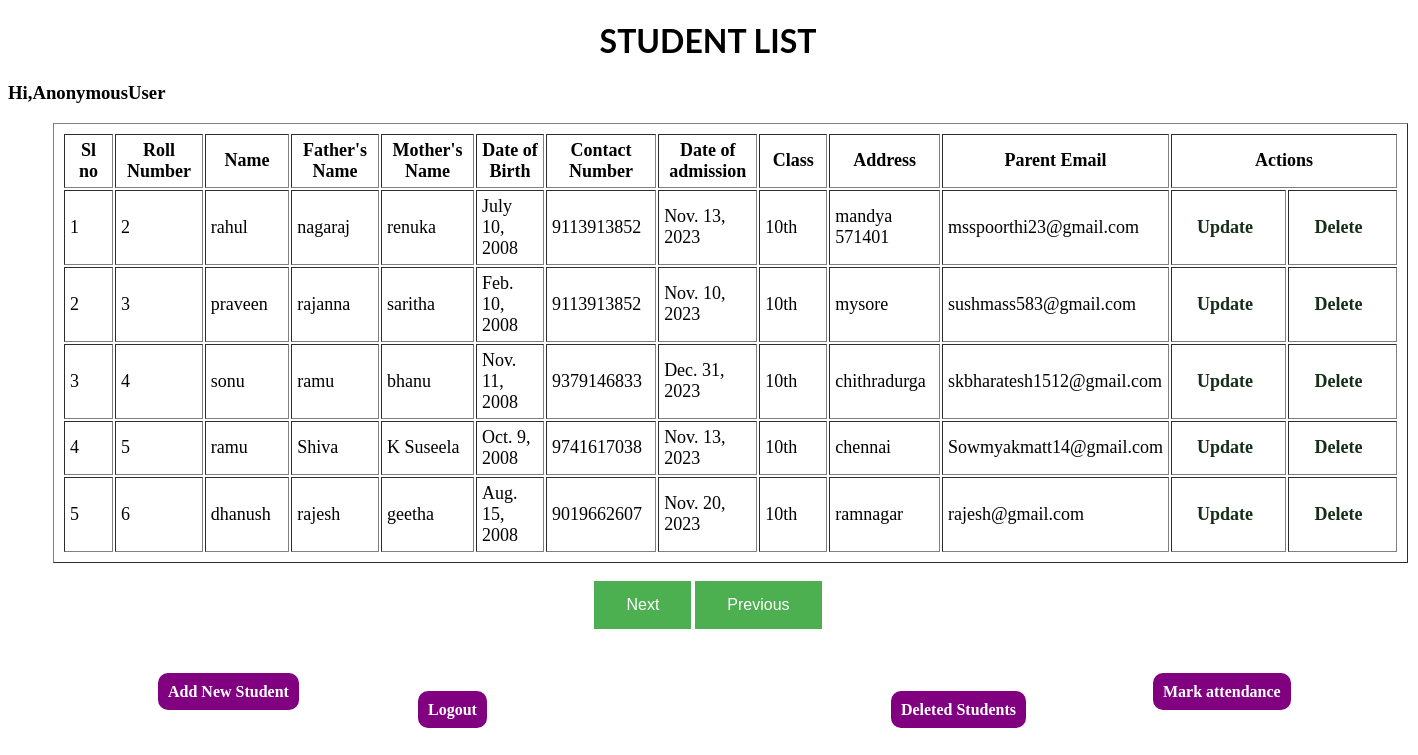
Page /list/ on the committed database.
### app/models.py (models this page shows, shortened)
class Student(models.Model):
    name = models.CharField(verbose_name="Student name", max_length=100)
    father_name = models.CharField(verbose_name="father name", max_length=100)
    mother_name = models.CharField(verbose_name="mother name", max_length=100)
    date_of_birth = models.DateField()
    contact_number = models.CharField(verbose_name="contact no", max_length=15)
    date = models.DateField(verbose_name="date of admission")
    class_name = models.CharField(verbose_name="class", max_length=50)
    address = models.TextField()
    email = models.EmailField(verbose_name="parent email", max_length=100)
    roll_number = models.CharField(verbose_name="roll number", max_length=20, unique=True)
    is_deleted = models.BooleanField(default=False)

### app/views.py (the view)
# urls.py: path('list/',views.student_list,name='student_list'),
def student_list(request):
    students = Student.objects.filter(is_deleted=False)  # Exclude deleted students
    return render(request, "students/student_list.html", {"students": students})

### templates/students/student_list.html (shortened to what this page needs)
<!DOCTYPE html>
{% load static %}
<html lang="en" xmlns="http://www.w3.org/1999/html">
<head>
            <link rel="stylesheet" href="{% static 'css/style.css'%}">
</head>
<body>
<div class="background">
<h1 style="text-align:center;">STUDENT LIST</h1>
    <h3 style="text-align:left;">Hi,{{request.user}}</h3>
    <center>
<table class="custom-table" style="background-color: rgba(255, 255, 255, 0.5); " border="1">
    <thead>
    <tr>
        <th>Sl no</th>
        <th>Roll Number</th>
        <th>Name</th>
        <th>Father's Name</th>
        <th>Mother's Name</th>
        <th>Date of Birth</th>
        <th>Contact Number</th>
        <th>Date of admission</th>
        <th>Class </th>
        <th>Address</th>
        <th>Parent Email</th>
        <th colspan="2">Actions</th>
    </tr>
    </thead>
    <tbody>
    {% for student in students %}
    <tr>
        <td>{{ forloop.counter }}</td>
        <td>{{student.roll_number}}</td>
        <td>{{ student.name }}</td>
        <td>{{ student.father_name }}</td>
        <td>{{ student.mother_name }}</td>
        <td>{{ student.date_of_birth }}</td>
        <td>{{ student.contact_number }}</td>
        <td>{{ student.date }}</td>
        <td>{{ student.class_name }}</td>
        <td>{{ student.address }}</td>
        <td>{{student.email}}</td>
        <td>
            <a href="{% url 'students:student_update' student.id %}">Update</a>
            </td>
        <td>
            <a href="{% url 'students:student_delete' student.id %}">Delete</a>
        </td>
    </tr>
    {% endfor %}
</tbody>
</table>
    </center>
<br>
    <center>
<button id="next" type="button"  name="button">Next</button>
<button id="prev" type="button"  name="button">Previous</button>
    </center>
<br>
<br>
    <br>
<a style="margin-left:150px;" href="{% url 'students:student_create' %}" id="button1" >Add New Student</a>
        <a style="margin-left:850px;" href="{% url 'students:mark_attendance'%}" id = "button4" >Mark attendance</a>
<a style="margin-left:410px;" href="{% url 'students:logout' %}" id="button2">Logout</a>
    <a style="margin-left:400px;" href="{% url 'students:deleted_students'%}" id = "button3">Deleted Students</a>
    </div>
</body>
</html>

### Static/css/style.css (style rules this page uses)
button { background-color: #4CAF50; border: none; color: white; padding: 15px 32px; text-align: center; text-decoration: none; display: inline-block; font-size: 16px; }
h1 { font-family:Lato, sans-serif; }
a { text-decoration:none; padding: 10px 20px; color:#152e17; font-weight:bold; }
.custom-table { padding: 8px; }
td,th { padding: 5px; width: 150px; font-size: 18px; }

### templates/students/student_list.html (style rules this page uses)
body { width:1400px; height :800px; background-image: url("https://slidescorner.com/wp-content/uploads/2022/08/02-Free-Spring-Floral-Background-1024x576.jpg"); background-size:100% 100%; background-repeat:no-repeat; }
#button1,#button2,#button3,#button4 { background-color: purple; border:collapse; color: white; padding: 10px 10px; text-align: center; text-decoration: none; font-size: 16px; display: inline; border-radius:10px }
td,th { padding: 5px; width: 150px; font-size: 18px; }
.custom-table { margin-left:45px; padding: 8px; }

### rows in the picture
Student: roll_number "2", name "rahul", father_name "nagaraj", mother_name "renuka", date_of_birth "July 10, 2008", contact_number "9113913852", date "Nov. 13, 2023", class_name "10th", address "mandya 571401", email "msspoorthi23@gmail.com"
Student: roll_number "3", name "praveen", father_name "rajanna", mother_name "saritha", date_of_birth "Feb. 10, 2008", contact_number "9113913852", date "Nov. 10, 2023", class_name "10th", address "mysore", email "sushmass583@gmail.com"
Student: roll_number "4", name "sonu", father_name "ramu", mother_name "bhanu", date_of_birth "Nov. 11, 2008", contact_number "9379146833", date "Dec. 31, 2023", class_name "10th", address "chithradurga", email "skbharatesh1512@gmail.com"
Student: roll_number "5", name "ramu", father_name "Shiva", mother_name "K Suseela", date_of_birth "Oct. 9, 2008", contact_number "9741617038", date "Nov. 13, 2023", class_name "10th", address "chennai", email "Sowmyakmatt14@gmail.com"
Student: roll_number "6", name "dhanush", father_name "rajesh", mother_name "geetha", date_of_birth "Aug. 15, 2008", contact_number "9019662607", date "Nov. 20, 2023", class_name "10th", address "ramnagar", email "rajesh@gmail.com"

### other values in the picture
{{ request.user }} "AnonymousUser"
